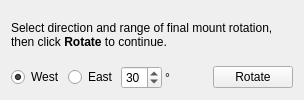
               <widget class="QWidget" name="PAHSecondRotatePage">
                <layout class="QVBoxLayout" name="verticalLayout_16">
                 <item>
                  <widget class="QLabel" name="label_27">
                   <property name="text">
                    <string>&lt;html&gt;&lt;head/&gt;&lt;body&gt;&lt;p&gt;Select direction and range of final mount rotation, then click &lt;span style=&quot; font-weight:600;&quot;&gt;Rotate&lt;/span&gt; to continue.&lt;/p&gt;&lt;/body&gt;&lt;/html&gt;</string>
                   </property>
                   <property name="wordWrap">
                    <bool>true</bool>
                   </property>
                  </widget>
                 </item>
                 <item>
                  <layout class="QHBoxLayout" name="horizontalLayout_17">
                   <property name="spacing">
                    <number>3</number>
                   </property>
                   <item>
                    <widget class="QRadioButton" name="PAHSecondWestMeridianR">
                     <property name="text">
                      <string>West</string>
                     </property>
                     <property name="checked">
                      <bool>true</bool>
                     </property>
                    </widget>
                   </item>
                   <item>
                    <widget class="QRadioButton" name="PAHSecondEastMeridianR">
                     <property name="text">
                      <string>East</string>
                     </property>
                    </widget>
                   </item>
                   <item>
                    <widget class="QSpinBox" name="PAHSecondRotationSpin">
                     <property name="minimum">
                      <number>15</number>
                     </property>
                     <property name="maximum">
                      <number>60</number>
                     </property>
                     <property name="singleStep">
                      <number>15</number>
                     </property>
                     <property name="value">
                      <number>30</number>
                     </property>
                    </widget>
                   </item>
                   <item>
                    <widget class="QLabel" name="label_25">
                     <property name="text">
                      <string>°</string>
                     </property>
                    </widget>
                   </item>
                   <item>
                    <spacer name="horizontalSpacer_9">
                     <property name="orientation">
                      <enum>Qt::Horizontal</enum>
                     </property>
                     <property name="sizeHint" stdset="0">
                      <size>
                       <width>40</width>
                       <height>20</height>
                      </size>
                     </property>
                    </spacer>
                   </item>
                   <item>
                    <widget class="QPushButton" name="PAHSecondRotateB">
                     <property name="text">
                      <string>Rotate</string>
                     </property>
                    </widget>
                   </item>
                  </layout>
                 </item>
                </layout>
               </widget>
